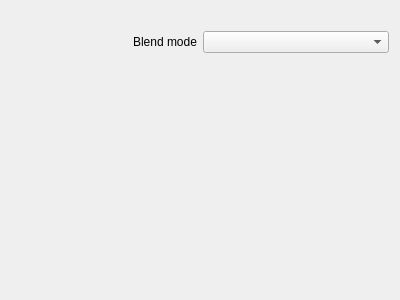
<?xml version="1.0" encoding="UTF-8"?>
<ui version="4.0">
 <class>TrackPropertiesWidget</class>
 <widget class="QWidget" name="TrackPropertiesWidget">
  <property name="geometry">
   <rect>
    <x>0</x>
    <y>0</y>
    <width>400</width>
    <height>300</height>
   </rect>
  </property>
  <property name="windowTitle">
   <string>Form</string>
  </property>
  <property name="whatsThis">
   <string notr="true">https://forum.bossa.org/t/about-the-timeline/12952/1</string>
  </property>
  <layout class="QVBoxLayout" name="verticalLayout">
   <item>
    <widget class="QLabel" name="nameLabel">
     <property name="font">
      <font>
       <bold>true</bold>
      </font>
     </property>
     <property name="text">
      <string/>
     </property>
     <property name="alignment">
      <set>Qt::AlignmentFlag::AlignCenter</set>
     </property>
    </widget>
   </item>
   <item>
    <layout class="QHBoxLayout" name="blendModeLayout">
     <item>
      <widget class="QLabel" name="blendModeLabel">
       <property name="text">
        <string>Blend mode</string>
       </property>
       <property name="alignment">
        <set>Qt::AlignmentFlag::AlignRight|Qt::AlignmentFlag::AlignTrailing|Qt::AlignmentFlag::AlignVCenter</set>
       </property>
      </widget>
     </item>
     <item>
      <widget class="QComboBox" name="blendModeCombo">
       <property name="maxVisibleItems">
        <number>20</number>
       </property>
      </widget>
     </item>
    </layout>
   </item>
   <item>
    <spacer name="verticalSpacer">
     <property name="orientation">
      <enum>Qt::Orientation::Vertical</enum>
     </property>
     <property name="sizeHint" stdset="0">
      <size>
       <width>20</width>
       <height>232</height>
      </size>
     </property>
    </spacer>
   </item>
  </layout>
 </widget>
 <resources/>
 <connections/>
</ui>
